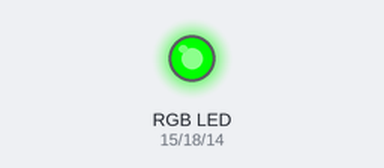
Bench run of a program on a simulated Raspberry Pi (BCM pin numbers). On the bench: an RGB LED mixed from three pins (HIGH = lit). Dim RGB values are drawn brighter than linear.

Above: at 0.05 s.
At 0.25 s:
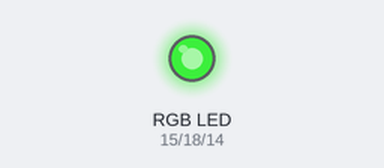
At 0.5 s:
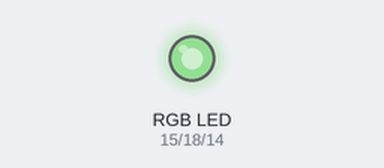
At 0.75 s:
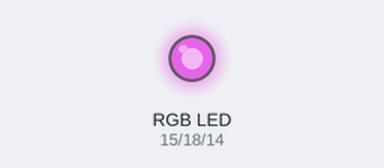
At 1.0 s:
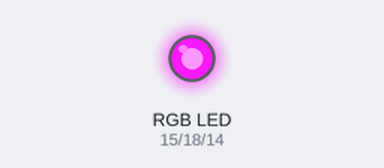
Timing chart, 0 to 3.0 s (numbered marks = the images above):
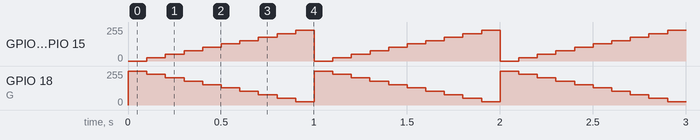

The program:

prac3_SMDrgb.py
```python
from gpiozero import PWMLED
from time import sleep

R = PWMLED(15)
G = PWMLED(18)
B = PWMLED(14)

while True:
    for i in range(10):
        R.value = i / 10
        G.value = (1 - i / 10)
        B.value = i / 10
        sleep(0.1)
```

Measured:
- by itself, GPIO 18 (G): repeats every 1.0 s: 230/255 0.10 s, 204/255 0.10 s, 179/255 0.10 s, 153/255 0.10 s, 128/255 0.10 s, 102/255 0.10 s, 77/255 0.10 s, 51/255 0.10 s, 25/255 0.10 s, 255/255 0.10 s
- by itself, GPIO 14 (B), GPIO 15 (R): repeats every 1.0 s: 51/255 0.10 s, 77/255 0.10 s, 102/255 0.10 s, 128/255 0.10 s, 153/255 0.10 s, 179/255 0.10 s, 204/255 0.10 s, 230/255 0.10 s, 0/255 0.10 s, 26/255 0.10 s
